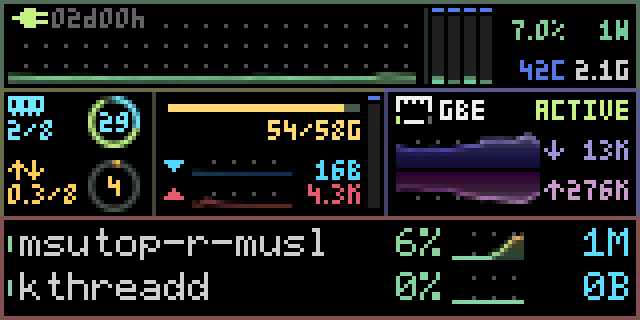
#> input picture docs/pve-r-full.png, 640 x 320 px, given in place of balanced-default-160x80.bmp, which was not available
$ python render-preview.py
#> lines starting #> are read from the running program, lines starting #| are printed output that depends on the picture
"""Generate documentation from actual Rust frames; Pillow is needed only for these artifacts."""
import argparse
from pathlib import Path
import struct
import subprocess

from PIL import Image, ImageDraw, ImageFont

ROOT = Path(__file__).resolve().parents[1]
SCENES = ("balanced", "cpu", "io", "memory", "idle", "offline")
MEMORY_WIDTH = 39  # Include the divider at x=38 in the detail crop.


def rgb565_image(data: bytes) -> Image.Image:
    assert len(data) == 160 * 80 * 2
    rgb = bytearray(160 * 80 * 3)
    for index, (pixel,) in enumerate(struct.iter_unpack(">H", data)):
        r, g, b = (pixel >> 11) & 31, (pixel >> 5) & 63, pixel & 31
        rgb[index * 3:index * 3 + 3] = bytes(((r << 3) | (r >> 2), (g << 2) | (g >> 4), (b << 3) | (b >> 2)))
    return Image.frombytes("RGB", (160, 80), bytes(rgb))


def main() -> None:
    parser = argparse.ArgumentParser(description=__doc__)
    parser.add_argument("--exe", type=Path, default=ROOT / "target/gnu/release/msutop.exe")
    parser.add_argument("--animate", action="store_true")
    parser.add_argument("--fps", type=int, default=30)
    parser.add_argument("--seconds", type=float, default=8.0)
    args = parser.parse_args()
    exe = args.exe.resolve()
    output, docs = ROOT / "output", ROOT / "docs"
    output.mkdir(exist_ok=True)
    docs.mkdir(exist_ok=True)
    if not 1 <= args.fps <= 60 or args.seconds <= 0:
        parser.error("--fps must be 1..60 and --seconds must be positive")
    subprocess.run([str(exe), "--export", str(output), "--scale", "4", "--fps", str(args.fps)], check=True)
#> (this line was passed over: subprocess is not available in this run)
    Image.open(output / "balanced-default-160x80.bmp").save(docs / "screen-160x80.png")
    Image.open(output / "balanced-default-4x.bmp").save(docs / "preview.png")
    Image.open(output / "balanced-vivid-4x.bmp").save(docs / "vivid.png")
    memory = Image.open(output / "balanced-default-160x80.bmp").crop((0, 22, MEMORY_WIDTH, 54))
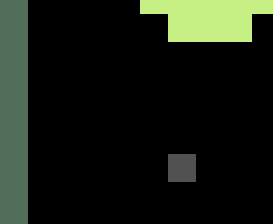
#> memory: PIL image 39x32 RGB (shown 7 times larger); mean R, G, B 23.1, 28.7, 19.4
    memory.resize((MEMORY_WIDTH * 8, 256), Image.Resampling.NEAREST).save(docs / "memory.png")
    network_sheet = Image.new("RGB", (64 * 6 * 3 + 16, 32 * 6 + 28), "#101010")
#> network_sheet: PIL image 1168x220 RGB; every value is 16
    network_labels = ImageDraw.Draw(network_sheet)
    for index, (scene, label) in enumerate((("balanced", "GBE"), ("idle", "FE"), ("offline", "offline"))):
        x = index * (64 * 6 + 8)
        network_labels.text((x + 4, 5), label, fill="#cccccc", font=ImageFont.load_default())
        crop = Image.open(output / f"{scene}-default-160x80.bmp").crop((96, 22, 160, 54))
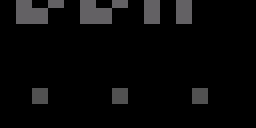
#> crop: PIL image 64x32 RGB (shown 4 times larger); mean R, G, B 8.9, 8.7, 8.9
        network_sheet.paste(crop.resize((64 * 6, 32 * 6), Image.Resampling.NEAREST), (x, 24))
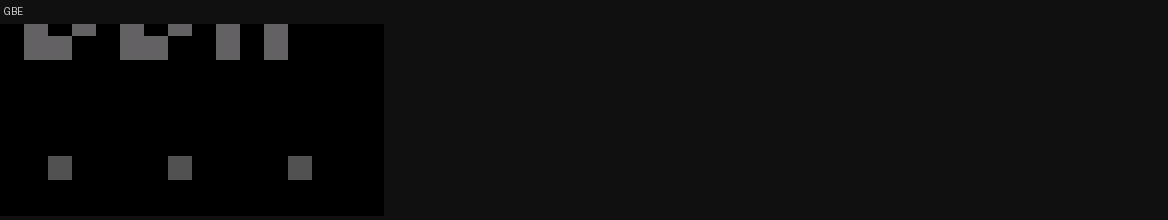
#> network_sheet: PIL image 1168x220 RGB; mean R, G, B 14, 14, 14
    network_sheet.save(docs / "network.png")
    network_cases = (("down", "down"), ("nocarrier", "nocarrier"),
                     ("active", "active / idle"), ("transfer", "active / traffic"))
    network_states = Image.new("RGB", (64 * 6 * 2 + 8, (32 * 6 + 24) * 2), "#101010")
    network_state_labels = ImageDraw.Draw(network_states)
    for index, (state, label) in enumerate(network_cases):
        directory = output / f"network-{state}"
        subprocess.run([str(exe), "--export", str(directory), "--scale", "4", "--fps", str(args.fps),
                        "--network", state], check=True)
        x, y = index % 2 * (64 * 6 + 8), index // 2 * (32 * 6 + 24)
        network_state_labels.text((x + 4, y + 5), label, fill="#cccccc", font=ImageFont.load_default())
        crop = Image.open(directory / "balanced-default-160x80.bmp").crop((96, 22, 160, 54))
        network_states.paste(crop.resize((64 * 6, 32 * 6), Image.Resampling.NEAREST), (x, y + 24))
    network_states.save(docs / "network-states.png")
    pixel_output = output / "no-aa"
    subprocess.run([str(exe), "--export", str(pixel_output), "--scale", "4", "--fps", str(args.fps), "--no-aa"], check=True)
    Image.open(pixel_output / "balanced-default-4x.bmp").save(docs / "pixel.png")
    comparison = Image.new("RGB", (640, 688), "#101010")
    labels = ImageDraw.Draw(comparison)
    labels.text((5, 6), "AA / CPU + disk + network + process graphs, columns and rings / RGB565", fill="#cccccc", font=ImageFont.load_default())
    comparison.paste(Image.open(output / "balanced-default-4x.bmp"), (0, 24))
    labels.text((5, 350), "noAA / same values, padding and colors / RGB565", fill="#cccccc", font=ImageFont.load_default())
    comparison.paste(Image.open(pixel_output / "balanced-default-4x.bmp"), (0, 368))
    comparison.save(docs / "aa-comparison.png")
    memory_comparison = Image.new("RGB", (MEMORY_WIDTH * 8 + 8, 556), "#101010")
    memory_labels = ImageDraw.Draw(memory_comparison)
    for index, directory in enumerate((output, pixel_output)):
        top = index * 278
        memory_labels.text((6, top + 4), "AA" if index == 0 else "noAA", fill="#cccccc", font=ImageFont.load_default())
        crop = Image.open(directory / "balanced-default-160x80.bmp").crop((0, 22, MEMORY_WIDTH, 54))
        memory_comparison.paste(crop.resize((MEMORY_WIDTH * 8, 256), Image.Resampling.NEAREST), (4, top + 20))
    memory_comparison.save(docs / "memory-aa-comparison.png")
    memory_pressure = Image.new("RGB", (MEMORY_WIDTH * 8 * 2 + 8, 280), "#101010")
    pressure_labels = ImageDraw.Draw(memory_pressure)
    for index, (scene, label) in enumerate((("balanced", "used / cached / free"), ("memory", "low memory + low swap"))):
        x = index * (MEMORY_WIDTH * 8 + 8)
        pressure_labels.text((x + 4, 5), label, fill="#cccccc", font=ImageFont.load_default())
        crop = Image.open(output / f"{scene}-default-160x80.bmp").crop((0, 22, MEMORY_WIDTH, 54))
        memory_pressure.paste(crop.resize((MEMORY_WIDTH * 8, 256), Image.Resampling.NEAREST), (x, 24))
    memory_pressure.save(docs / "memory-pressure.png")
    sheet = Image.new("RGB", (640 * 2 + 16, (320 + 28) * 3 + 16), "#101010")
    draw = ImageDraw.Draw(sheet)
    font = ImageFont.load_default()
    for index, scene in enumerate(SCENES):
        x, y = (index % 2) * (640 + 8) + 4, (index // 2) * (320 + 28) + 4
        draw.text((x + 4, y + 5), scene, fill="#cccccc", font=font)
        sheet.paste(Image.open(output / f"{scene}-default-4x.bmp"), (x, y + 24))
    sheet.save(docs / "states.png")
    cpu_cases = (4, 8, 16, 32, 64)
    cpu_sheet = Image.new("RGB", (640, len(cpu_cases) * 116), "#101010")
    cpu_labels = ImageDraw.Draw(cpu_sheet)
    for index, threads in enumerate(cpu_cases):
        directory = output / f"cpu-{threads}-threads"
        subprocess.run([str(exe), "--export", str(directory), "--scale", "4", "--fps", str(args.fps),
                        "--mock-threads", str(threads)], check=True)
        top = index * 116
        cpu_labels.text((6, top + 5), f"{threads} threads / one bar per thread / right aligned",
                        fill="#cccccc", font=font)
        crop = Image.open(directory / "balanced-default-160x80.bmp").crop((0, 0, 160, 22))
        cpu_sheet.paste(crop.resize((640, 88), Image.Resampling.NEAREST), (0, top + 24))
    cpu_sheet.save(docs / "cpu-responsive.png")
    if args.animate:
        raw = output / "animation.rgb565"
        frame_count = round(args.fps * args.seconds)
        subprocess.run([str(exe), "--headless", "--rgb565", str(raw), "--frames", str(frame_count), "--fps", str(args.fps), "--scene", "balanced"], check=True)
        data = raw.read_bytes()
        stride = 25_600
        assert len(data) == frame_count * stride
        frames = [rgb565_image(data[index:index + stride]).resize((640, 320), Image.Resampling.NEAREST)
                  for index in range(0, len(data), stride)]
        # GIF stores centiseconds; alternating 30/40 ms delays preserve the 30 fps average.
        durations = [10 * (round((i + 1) * 100 / args.fps) - round(i * 100 / args.fps))
                     for i in range(frame_count)]
        frames[0].save(docs / "preview.gif", save_all=True, append_images=frames[1:], duration=durations,
                       loop=0, optimize=True, disposal=1)
        network_frames = [frame.crop((96 * 4, 22 * 4, 160 * 4, 54 * 4))
                          .resize((512, 256), Image.Resampling.NEAREST) for frame in frames]
        network_frames[0].save(docs / "network-activity.gif", save_all=True, append_images=network_frames[1:],
                               duration=durations, loop=0, optimize=True, disposal=1)
    print(f"Preview artifacts saved in {docs}")


if __name__ == "__main__":
#> (the run stopped early here; a loop or call above may not have finished)
